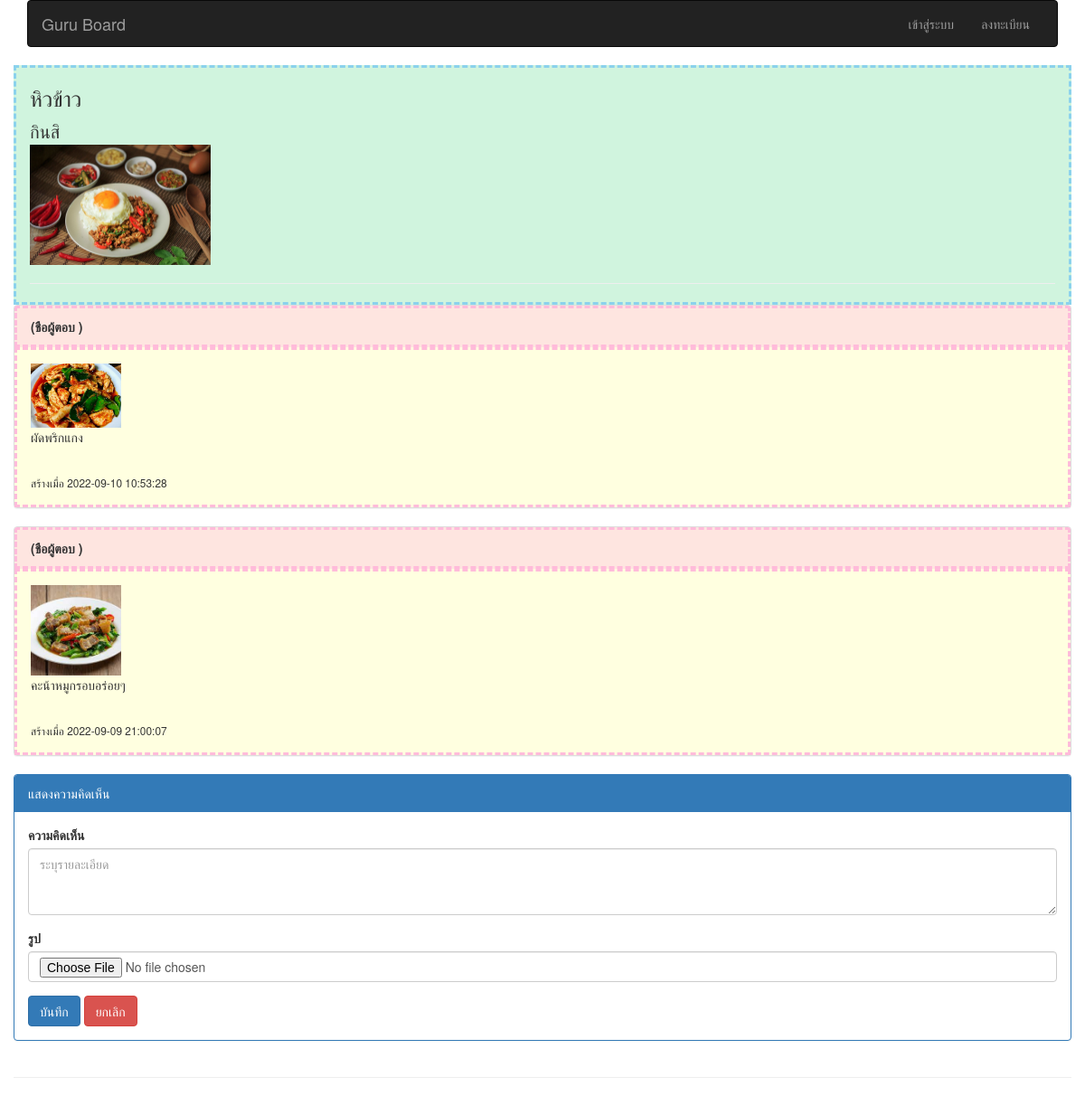
The page /question_reply.php?qt_id=1 on the database its author committed.
### tables this page shows
CREATE TABLE `question` (
  `qt_id` int(11) NOT NULL,
  `qt_title` varchar(255) NOT NULL,
  `qt_detail` text NOT NULL COMMENT 'รายละเอียด',
  `qt_view` int(11) DEFAULT 0 COMMENT 'จำนวนคนเข้าอ่าน',
  `qt_reply` int(11) DEFAULT 0 COMMENT 'จำนวนคนเข้าตอบ',
  `qt_created` datetime NOT NULL COMMENT 'วันที่สร้างข้อมุล',
  `m_id` int(11) NOT NULL,
  `qt_image` varchar(100) NOT NULL
);

CREATE TABLE `reply` (
  `rp_id` int(11) NOT NULL,
  `rp_detail` text NOT NULL COMMENT 'แสดงความคิดเห็น',
  `rp_created` datetime NOT NULL,
  `qt_id` int(11) NOT NULL,
  `rp_image` varchar(100) NOT NULL,
  `m_id` int(11) NOT NULL
);

### question_reply.php (the view, shortened to what this page needs)
<?php
include 'include/header.php';
$question = $db_con->prepare("SELECT * FROM question WHERE qt_id = '" . $_GET["qt_id"] . "'");
$question->execute();
$row = $question->fetch(PDO::FETCH_ASSOC);
?>
</head>
<body>
	<div class="container">
		<div class="row">
			<div class="col-md-12">
				<?php include 'include/top_menu.php' ?>
			</div>
		</div>
		<div class="row">
			<div class="col-md-12" style="border: 3px dashed #8BD2EC;background-color:#D0F4DE;font-size: 20px;">
				<h3><?php echo $row["qt_title"]; ?></h3>
				<?php echo $row["qt_detail"]; ?>
				<?php if ($row["qt_image"] != "") { ?>
					<div class="div" >
						<img src="uploads/image_qt/<?php echo $row["qt_image"]; ?>" width="200" height="100%">
					</div>
				<?php } ?>
				<hr>
			</div>
			<div class="row">
				<div class="col-md-12">
					<?php
					$reply = $db_con->prepare("SELECT * FROM reply
													LEFT JOIN member ON (reply.m_id = member.m_id)
													WHERE qt_id = '" . $_GET["qt_id"] . "' ORDER BY rp_id DESC");
					$reply->execute();
					while ($row = $reply->fetch(PDO::FETCH_ASSOC)) {
					?>
						<div class="panel panel-default" >
							<div class="panel-heading" style="border: 3px dashed #FFBBDA;background-color:#FEE5E0" ><strong>(ชือผู้ตอบ <?php echo ($row["m_name"]); ?>)
							</strong></div>
							<div class="panel-body" style="border: 3px dashed #FFBBDA;background-color:#FFFFE0">
								<div class="div">
									<?php
									if ($row["rp_image"] != null) {
									?>
										<img src="uploads/reply/<?php echo $row['rp_image'] ?>" width="100" height="100%">
									<?php
									}
									?>
								</div>
								<?php echo $row["rp_detail"]; ?>
								<p>&nbsp;</p>
								<small>สร้างเมื่อ <?php echo $row["rp_created"]; ?></small>
							</div>
						</div>
					<?php
					}
					?>
				</div>
			</div>
			<div class="row">
				<div class="col-md-12">
					<div class="panel panel-primary">
						<div class="panel-heading">แสดงความคิดเห็น</div>
						<div class="panel-body">
							<form method="post" action="" enctype="multipart/form-data">
								<div class="form-group">
									<label>ความคิดเห็น</label>
									<textarea class="form-control" name="rp_detail" rows="3" placeholder="ระบุรายละเอียด" required></textarea>
								</div>
								<div class="form-group">
									<label>รูป</label>
									<input type="file" accept="image/*" class="form-control" name="rp_image">
								</div>
								<button type="submit" name="comment" class="btn btn-primary">บันทึก</button>
								<a href="index.php" class="btn btn-danger">ยกเลิก</a>
							</form>
						</div>
					</div>
				</div>
			</div>
			<hr>
		</div>
</body>
</html>

### rows shown on the page
question: qt_title "หิวข้าว", qt_detail "กินสิ", qt_image (picture)
reply: rp_image (picture), rp_detail "ผัดพริกแกง", rp_created "2022-09-10 10:53:28"
reply: rp_image (picture), rp_detail "คะน้าหมูกรอบอร่อยๆ", rp_created "2022-09-09 21:00:07"
